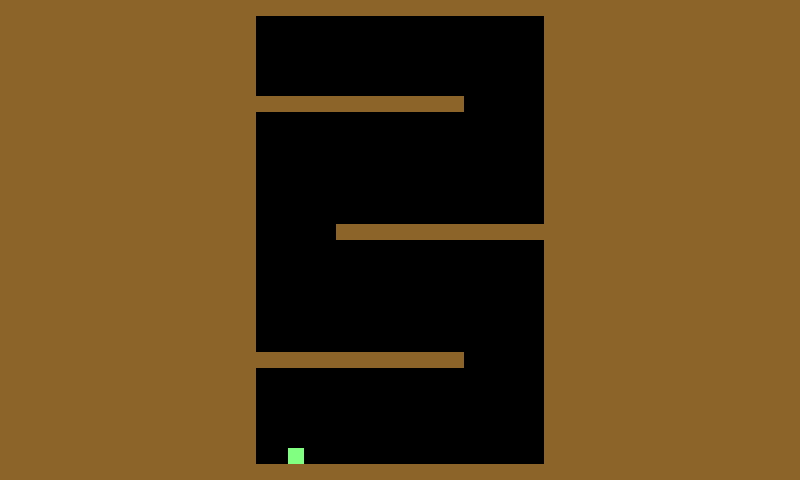

The image is a tile-based game level rendered from a .tmx file. Its description and source (layers, tilesets, objects; grid data summarised) follow:
An orthogonal 50x30 tile map with 16x16 px tiles, 1 tile layer (Tile Layer 1) and 10 objects (Entrance, Exit).

<map version="1.0" orientation="orthogonal" width="50" height="30" tilewidth="16" tileheight="16">
 <tileset firstgid="1" name="tiles" tilewidth="16" tileheight="16">
  <image source="tiles.png" width="320" height="240" />
 </tileset>
 <layer name="Tile Layer 1" width="50" height="30">
  <data>[1500 cells, 1036 non-empty, 2 distinct tile ids]</data>
 </layer>
 <objectgroup name="Object Layer 1" width="50" height="30">
  <object type="Entrance" x="288" y="80" width="16" height="16" />
  <object type="Exit" x="288" y="448" width="16" height="16">
   <properties>
    <property name="destination" value="0004.tmx" />
   </properties>
  </object>
  <object x="487" y="575" />
 </objectgroup>
 <objectgroup name="Block" width="50" height="30">
  <properties>
   <property name="type" value="Block" />
  </properties>
  <object x="0" y="0" width="800" height="16" />
  <object x="0" y="464" width="800" height="16" />
  <object x="0" y="16" width="256" height="448" />
  <object x="544" y="16" width="256" height="448" />
  <object x="256" y="96" width="208" height="16" />
  <object x="336" y="224" width="208" height="16" />
  <object x="256" y="352" width="208" height="16" />
 </objectgroup>
</map>
